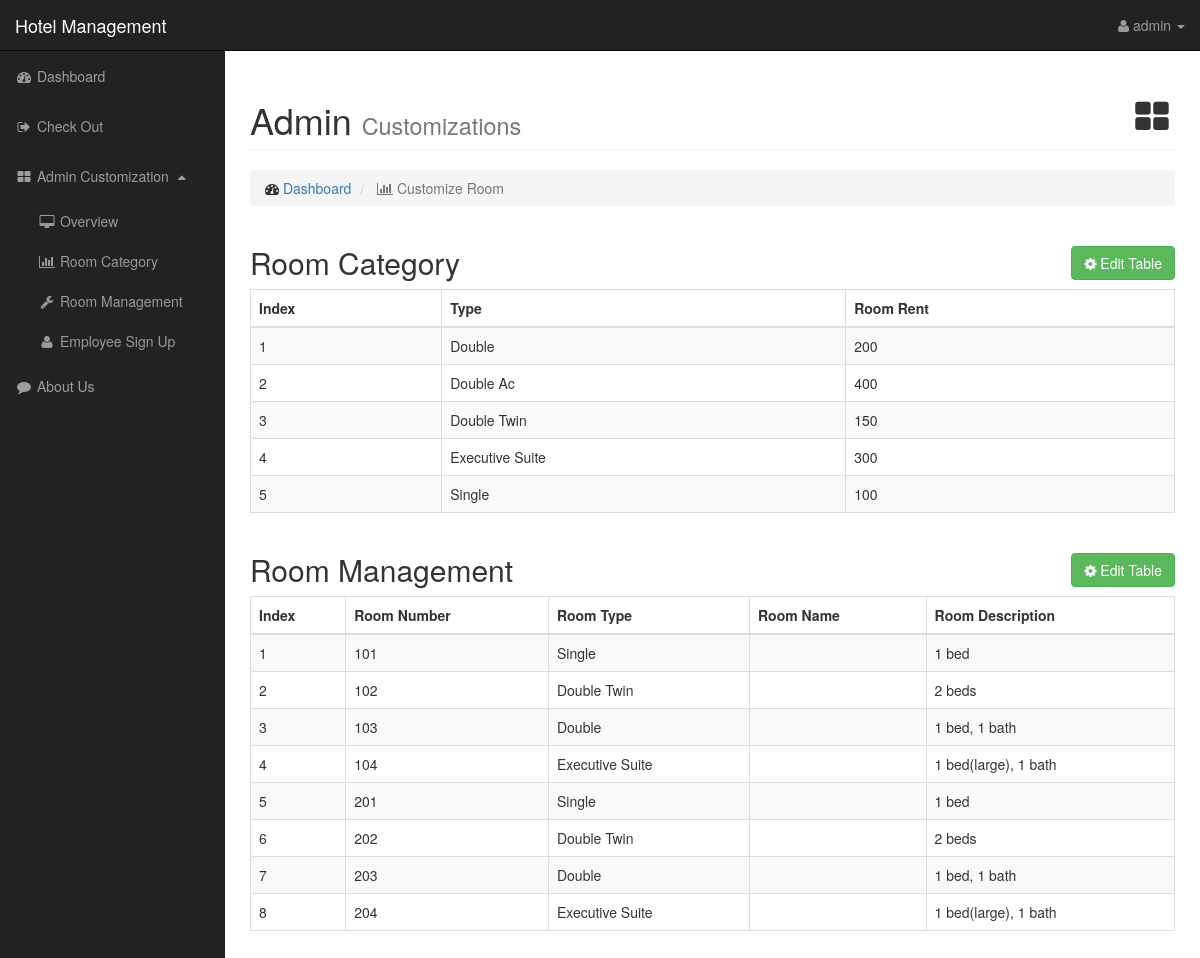
/overview.php (signed in), run on an earlier commit of the app's database.
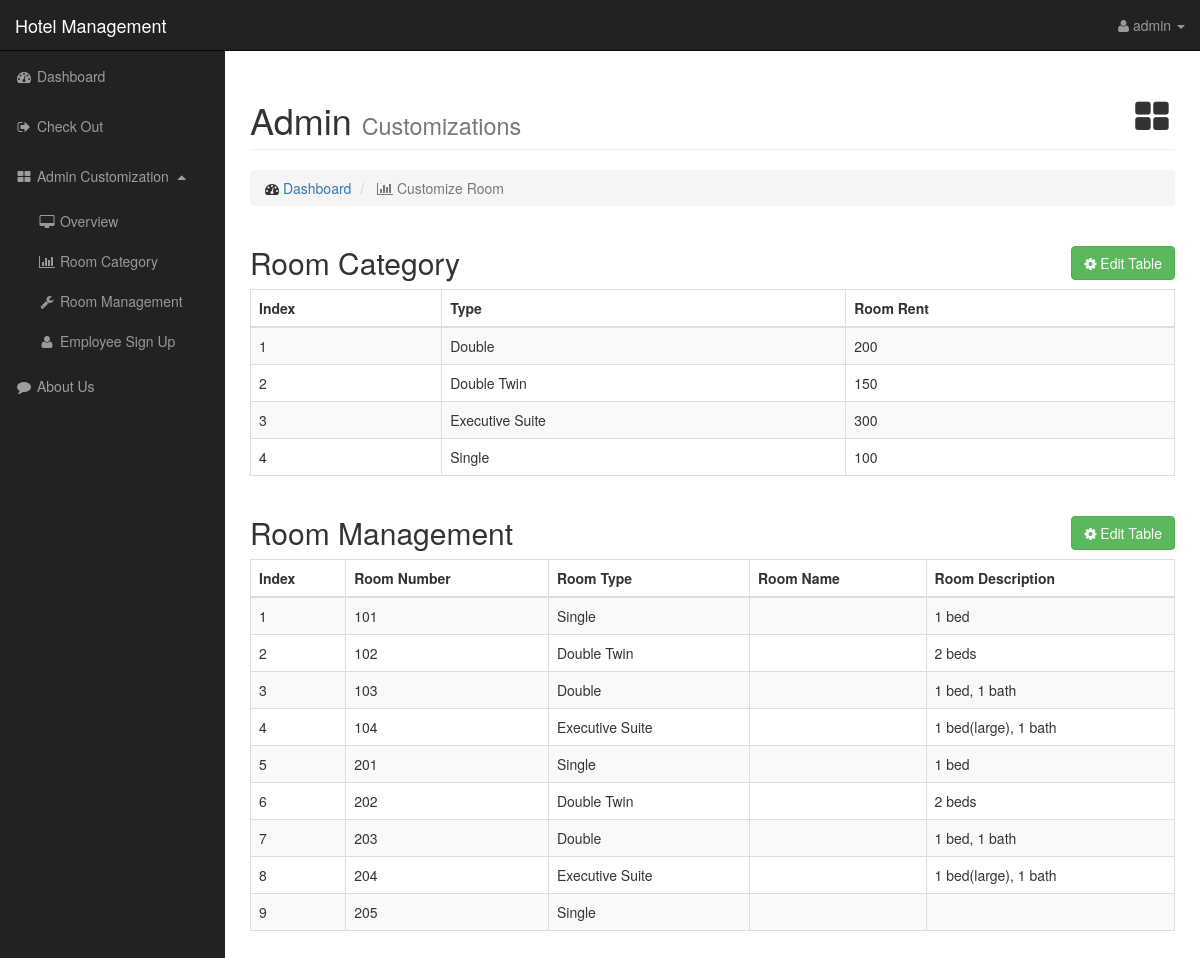
And on a later commit of the database.
### tables this page shows
CREATE TABLE IF NOT EXISTS `users` (
  `id` int(11) NOT NULL AUTO_INCREMENT,
  `username` varchar(32) NOT NULL,
  `password` varchar(32) NOT NULL,
  `email` varchar(32) DEFAULT NULL,
  `security_question_answer` int(11) DEFAULT NULL,
  PRIMARY KEY (`id`),
  UNIQUE KEY `username` (`username`)
);

CREATE TABLE IF NOT EXISTS `category` (
  `id` int(11) NOT NULL AUTO_INCREMENT,
  `type` varchar(16) NOT NULL,
  `room_rent` int(11) NOT NULL,
  PRIMARY KEY (`id`),
  UNIQUE KEY `id` (`id`),
  UNIQUE KEY `type` (`type`)
);

CREATE TABLE IF NOT EXISTS `room` (
  `id` int(11) NOT NULL AUTO_INCREMENT,
  `name` varchar(16) DEFAULT NULL,
  `type` int(11) NOT NULL,
  `number` int(11) NOT NULL,
  `description` varchar(64) DEFAULT NULL,
  `image` int(11) DEFAULT NULL,
  PRIMARY KEY (`id`),
  UNIQUE KEY `number` (`number`),
  KEY `type` (`type`)
);

### overview.php (the view, shortened to what this page needs)
<?php
    include 'header.php';
?>
        <div id="page-wrapper">
            <div class="container-fluid">
                <div class="row">
                    <div class="col-lg-12">
                        <h1 class="page-header">
                            Admin <small>Customizations</small> <i class="fa fa-fw fa-th-large pull-right"></i>
                        </h1>
                        <ol class="breadcrumb">
                            <li>
                                <i class="fa fa-dashboard"></i> <a href="index.php">Dashboard</a>
                            </li>
                            <li class="active">
                                <i class="fa fa-bar-chart-o"></i> Customize Room
                            </li>
                        </ol>
                    </div>
                </div>
<h2> Room Category <button type="button" class="btn btn-success pull-right" id="category"><i class="fa fa-gear"></i> Edit Table</button></h2>
                    <div class="table-responsive">
                        <table class="table table-bordered table-hover table-striped" id="categoryTablePreview">
                            <thead>
                                <tr>
                                    <th>Index</th>
                                    <th>Type</th>
                                    <th>Room Rent </th>
                                </tr>
                            </thead>
                            <tbody>
                                <?php
                                $sql = "SELECT * from category ORDER BY type";
                                $runQuery = mysql_query($sql);
                                $count = 1;
                                while($row = mysql_fetch_array($runQuery)) {
                                    echo "<tr>";
                                        echo "<td>" .$count. "</td>";
                                        echo "<td>" .$row['type']. "</td>";
                                        echo "<td>" .$row['room_rent']. "</td>";
                                    $count++;
                                echo "</tr>";
                                }?>
                            </tbody>
                        </table>
                    </div>
                    <h2> Room Management <button type="button" class="btn btn-success pull-right" id="management"><i class="fa fa-gear"></i> Edit Table</button></h2>
                    <div class="table-responsive">
                        <table class="table table-bordered table-hover table-striped" id="categoryTablePreview">
                            <thead>
                                <tr>
                                    <th>Index</th>
                                    <th>Room Number</th>
                                    <th>Room Type</th>
                                    <th>Room Name</th>
                                    <th>Room Description</th>
                                </tr>
                            </thead>
                            <tbody>
                                <?php
                                $sql = "SELECT * from room ORDER BY number";
                                $runQuery = mysql_query($sql);
                                $count = 1;
                                while($row = mysql_fetch_array($runQuery)) {
                                    $sqlType = "SELECT type from category WHERE id=".$row['type']."";
                                    $runQueryType = mysql_query($sqlType);
                                    $categoryToRoomQuery = mysql_fetch_array($runQueryType);
                                    echo "<tr>";
                                        echo "<td>" .$count. "</td>";
                                        echo "<td>" .$row['number']. "</td>";
                                        echo "<td>" .$categoryToRoomQuery['type']. "</td>";
                                        echo "<td>" .$row['name']. "</td>";
                                        echo "<td>" .$row['description']. "</td>";
                                    $count++;
                                echo "</tr>";
                                }?>
                            </tbody>
                        </table>
                </div>
            </div>
<?php
    include 'footer.php';
?>

### header.php (shortened to what this page needs)
<?php
    require 'database/core.php';
?>
<!DOCTYPE html>
<html lang="en">
<head>
    <link href="css/bootstrap.min.css" rel="stylesheet">
    <link href="css/sb-admin.css" rel="stylesheet">
    <link href="font-awesome/css/font-awesome.min.css" rel="stylesheet" type="text/css">
</head>
<body>
    <div id="wrapper">
        <nav class="navbar navbar-inverse navbar-fixed-top" role="navigation">
            <div class="navbar-header">
                <a class="navbar-brand" href="index.php">Hotel Management</a>
            </div>
            <ul class="nav navbar-right top-nav">
                <li class="dropdown">
                    <a href="#" class="dropdown-toggle" data-toggle="dropdown"><i class="fa fa-user"></i> <?php getUserName();?> <b class="caret"></b></a>
                </li>
            </ul>
            <div class="collapse navbar-collapse navbar-ex1-collapse">
                <ul class="nav navbar-nav side-nav">
                    <li class="<?php if($fileName == '/HotelManagement/index.php'){ echo 'active'; }?>">
                        <a href="index.php"><i class="fa fa-fw fa-dashboard"></i> Dashboard</a>
                    </li>
                    <li class="<?php if($fileName == '/HotelManagement/checkOut.php'){ echo 'active'; }?>">
                        <a href="checkOut.php"><i class="fa fa-fw fa-sign-out"></i> Check Out</a>
                    </li>
                    <li>
                        <a href="javascript:;" data-toggle="collapse" data-target="#demo"><i class="fa fa-fw fa-th-large"></i> Admin Customization <i class="fa fa-fw fa-caret-up"></i></a>
                        <ul id="demo" class="collapse in">
                            <li>
                                <a href="overview.php"><i class="fa fa-fw fa-desktop"></i> Overview </a>
                            </li>
                            <li class="">
                                <a href="roomCategory.php"><i class="fa fa-fw fa-bar-chart-o"></i> Room Category </a>
                            </li>
                            <li>
                                <a href="roomManagement.php"><i class="fa fa-fw fa-wrench"></i> Room Management</a>
                            </li>
                            <li>
                                <a href="employeeSignUp.php"><i class="fa fa-fw fa-user"></i> Employee Sign Up </a>
                            </li>
                        </ul>
                    </li>
                    <li class="<?php if($fileName == '/HotelManagement/contactUs.php'){ echo 'active'; }?>">
                        <a href="contactUs.php"><i class="fa fa-fw fa-comment"></i> About Us</a>
                    </li>
                </ul>
            </div>
        </nav>

### database/core.php (shortened to what this page needs)
<?php
$fileName = $_SERVER['SCRIPT_NAME'];
function getUserName() {
    $query = "SELECT username FROM users where id = '".$_SESSION['userid']."'";
    $queryRun = mysql_query($query);
    echo $userName = mysql_result($queryRun, 0, 'username');
}

### footer.php (shortened to what this page needs)
</body>
</html>

### css/sb-admin.css (style rules this page uses)
body { margin-top: 100px; background-color: #222; }
@media (min-width:768px) { body { margin-top: 50px; } }
#wrapper { padding-left: 0; }
#page-wrapper { width: 100%; padding: 0; background-color: #fff; }
@media (min-width:768px) { #wrapper { padding-left: 225px; } }
@media (min-width:768px) { #page-wrapper { padding: 10px; } }
.top-nav { padding: 0 15px; }
.top-nav>li { display: inline-block; float: left; }
.top-nav>li>a { padding-top: 15px; padding-bottom: 15px; line-height: 20px; color: #999; }
@media (min-width:768px) { .side-nav { position: fixed; top: 51px; left: 225px; width: 225px; margin-left: -225px; border: none; border-radius: 0; overflow-y: auto; background-color: #222; bottom: 0; overflow-x: hidden; padding-bottom: 40px; } }
@media (min-width:768px) { .side-nav>li>a { width: 225px; } }
.side-nav>li>ul { padding: 0; }
.side-nav>li>ul>li>a { display: block; padding: 10px 15px 10px 38px; text-decoration: none; color: #999; }

What changed in the data, as far as the page shows it:
removed category: type "Double Ac", room_rent "400"
added room: number "205", type.type "Single"
